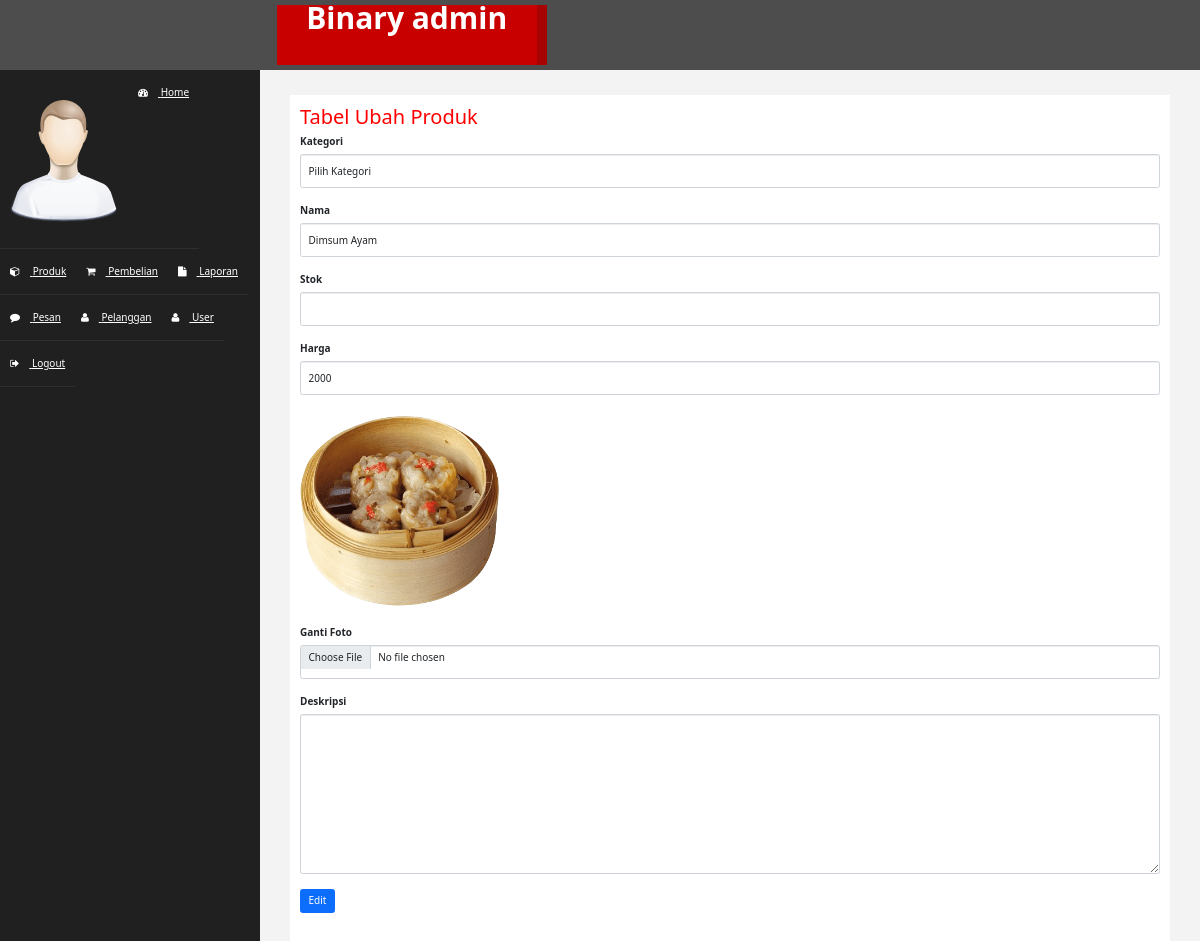
Screenshot of /Admin/index.php?halaman=ubahproduk&id=32 with the database file from the repository.
### tables this page shows
CREATE TABLE `produk` (
  `id_produk` int(11) NOT NULL,
  `nama_produk` varchar(100) NOT NULL,
  `kategori` varchar(100) NOT NULL,
  `harga_produk` int(100) NOT NULL,
  `foto_produk` varchar(100) NOT NULL,
  `deskripsi` varchar(300) NOT NULL,
  `stok` varchar(50) NOT NULL
);

### Admin/ubahproduk.php (the view, shortened to what this page needs)
<h2>Tabel Ubah Produk</h2>
<?php
include "koneksi.php";
$sql=mysqli_query($conn,"SELECT * FROM produk WHERE id_produk='$_GET[id]'");
$data = mysqli_fetch_assoc($sql);
?>
<!doctype html>
<html lang="en">
  <head>
    <link href="https://cdn.jsdelivr.net/npm/bootstrap@5.1.3/dist/css/bootstrap.min.css" rel="stylesheet">
    <form action="" method="post" enctype="multipart/form-data">
    <div class="form-group">
        <label>Kategori</label>
            <select name="kategori" class="form-control">
                <option value="">Pilih Kategori</option>
            </select>
    </div>
    <div class="form-group">
        <label> Nama </label>
        <input type="text" class="form-control" name="nama" value="<?php echo $data['nama_produk'];?>">
    </div>
    <div class="form-group">
        <label> Stok</label>
        <input type="text" class="form-control" name="stok">
    </div>
    <div class="form-group">
        <label> Harga </label>
        <input type="text" class="form-control" name="harga" value="<?php echo $data['harga_produk'];?>">
    </div>
    <div class="form-group">
        <img src="../foto/<?php echo $data['foto_produk'];?>" alt="" width="200">
    </div>
    <div class="form-group">
        <label >Ganti Foto</label>
        <input type="file" class="form-control" name="foto">
    </div>
    <div class="form-group">
        <label> Deskripsi </label>
        <textarea class="form-control" name="deskripsi"  rows="10" ><?php echo $data['deskripsi'];?></textarea>
    </div>
    <button class="btn btn-primary " name="edit">Edit</button>
</form>
  </body>
</html>

### Admin/assets/css/custom.css (style rules this page uses)
body { font-family: 'Open Sans', sans-serif; }
h2 { color: #f00; }

### rows the page displays
produk: nama "Dimsum Ayam", harga "2000", foto_produk (picture)
